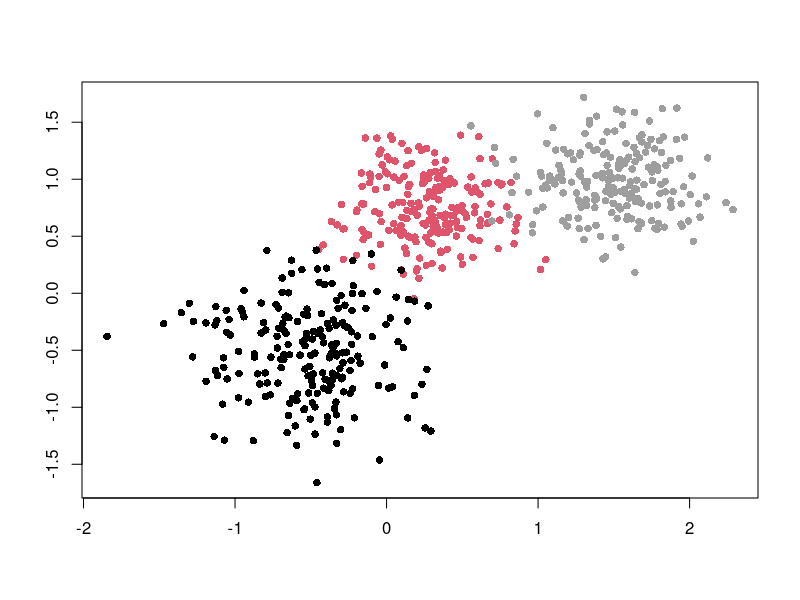
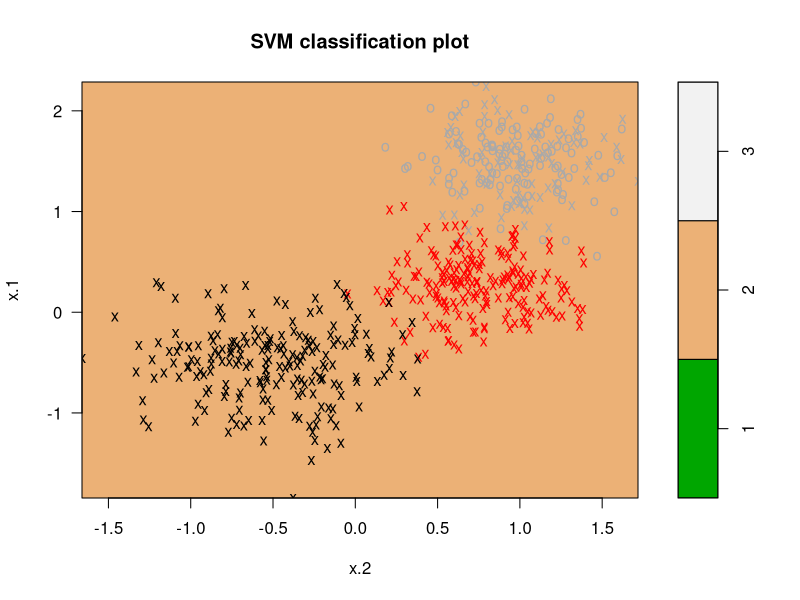
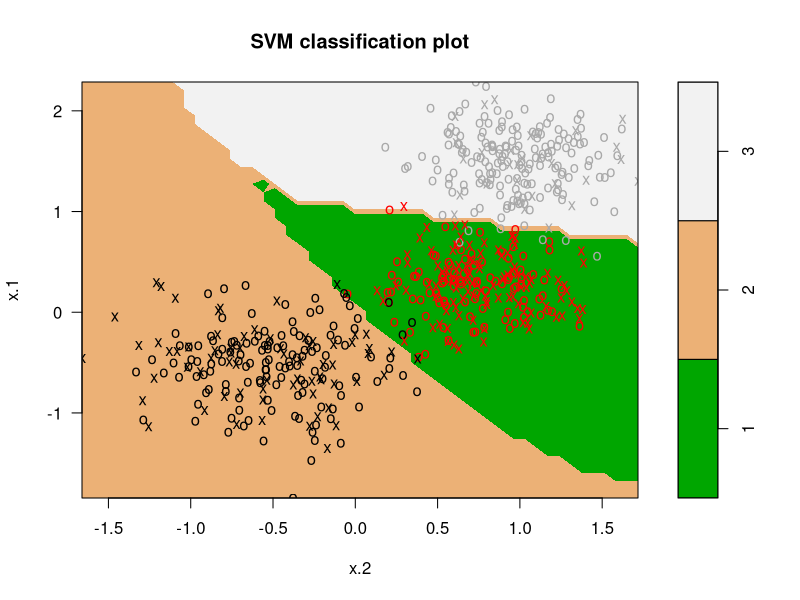
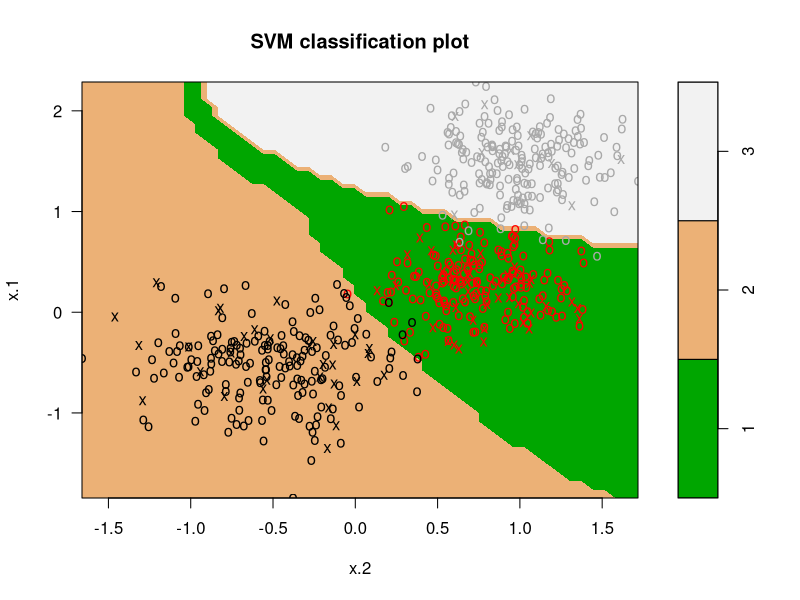
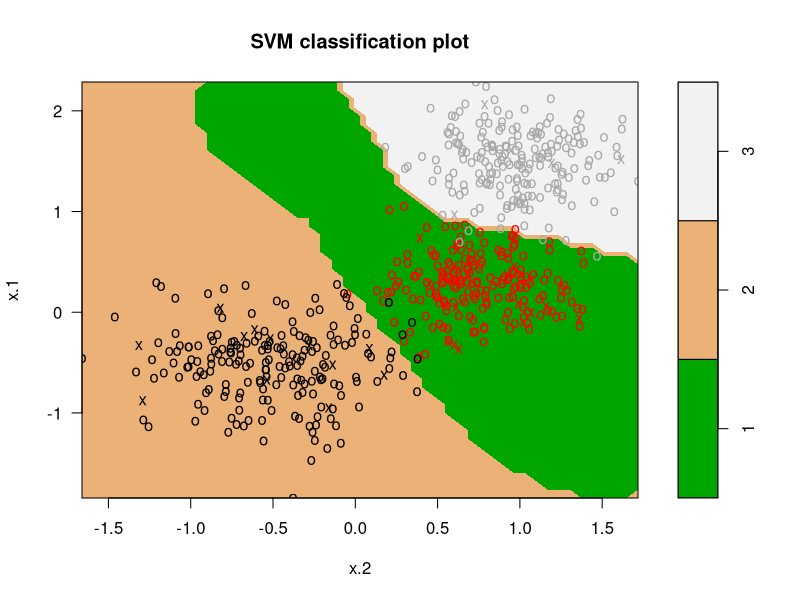
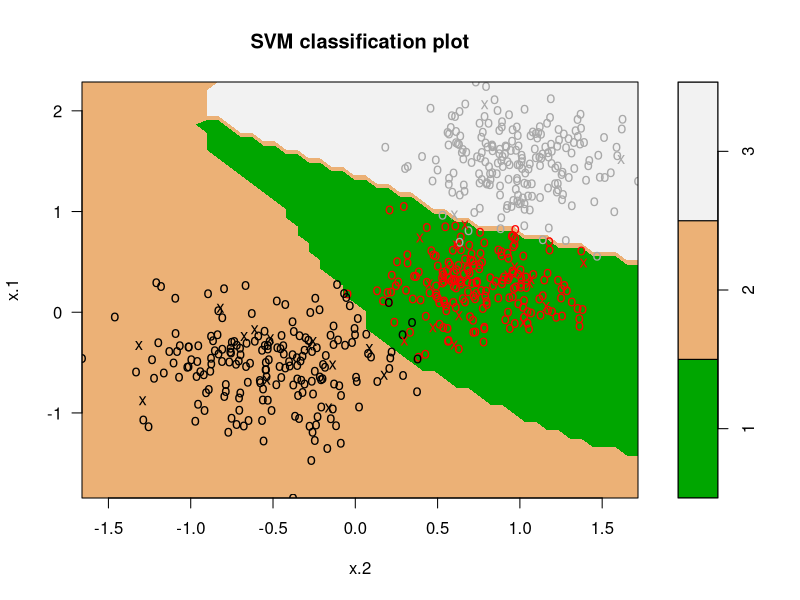
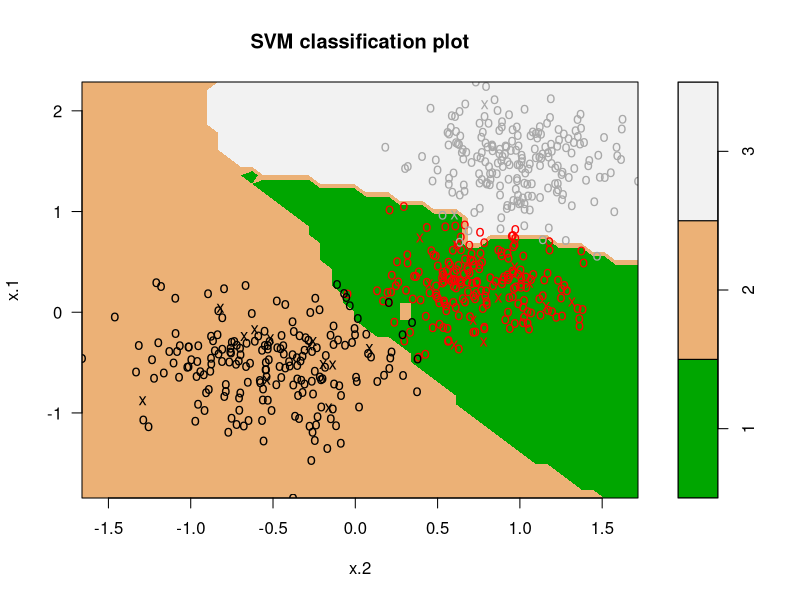
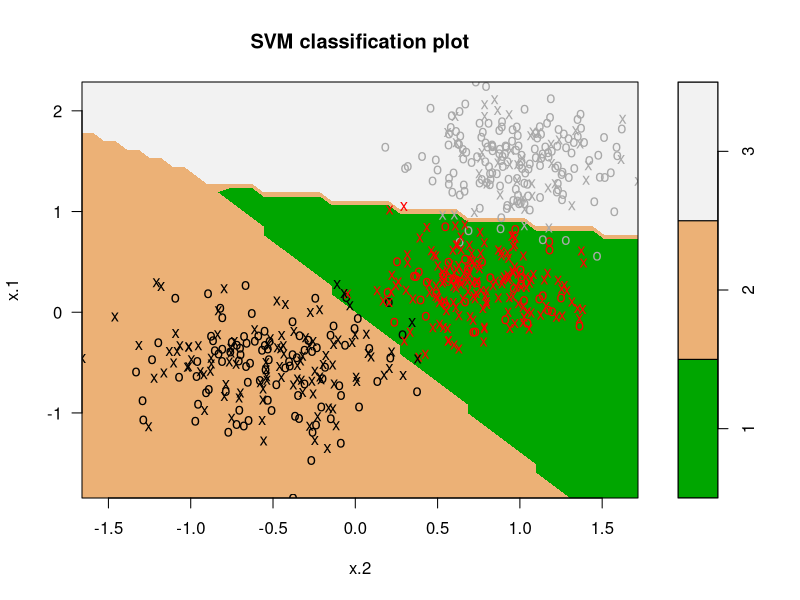

Here is the R script that generated these plots, in order: (Note: this script raises an error after producing the figures.)
# Julia Andronowitz
# Classification Methods Using Support Vector Machines
# Support Vector Machine


# loading svm library (run first line if not installed)
# install.packages("e1071")
library(e1071)

# defining the hyperplane function
hyperplane <- function(P,data,x,z=0) {
  alphas <- -1*P$coefs
  svs <- data[P$index,]
  c <- P$rho - z
  a <- sum(t(alphas)*data[P$index,][1])
  b <- sum(t(alphas)*data[P$index,][2])
  (-c-a*x)/b
}

# defining hyperplane function that returns a,b,c values
hyperplane_vals <- function(P,data,x,z=0) {
  alphas <- -1*P$coefs
  svs <- data[P$index,]
  c <- P$rho - z
  a <- sum(t(alphas)*data[P$index,][1])
  b <- sum(t(alphas)*data[P$index,][2])
  (-c-a*x)/b
  cat(a,b,c)
}

# setting initial number of observations in each set
n <- 200

# calculating x-variable using three randomly generated sets with overlap
set.seed(1000)

svmdatax1a <- matrix(rnorm(n, 0.25,0.3), ncol=1)
svmdatax1b <- matrix(rnorm(n,0.75,0.3), ncol=1)
svmdatax1 <- cbind(svmdatax1a,svmdatax1b)

svmdatax2 <- matrix(rnorm(n*2,-0.5,0.4), ncol=2)

svmdatax3a <- matrix(rnorm(n,1.5,0.3), ncol=1)
svmdatax3b <- matrix(rnorm(n,1,0.3), ncol=1)
svmdatax3 <- cbind(svmdatax3a,svmdatax3b)

svmdatax <- rbind(svmdatax1,svmdatax2,svmdatax3)

# assigning labels to both classes
svmdatay <- c(rep(1,n), rep(2,n), rep(3,n))

# plotting the data
plot(svmdatax, col=(11-svmdatay),xlab="",ylab="",pch=16)

# creating data frame 
svmdata <- data.frame (x = svmdatax, y = factor(svmdatay))

# splitting into training and test data
library(caTools)
set.seed(100)

# using 80% of the data in the training set and the other 20% in the test set
sample <- sample.split(svmdata$x.1, SplitRatio = 0.8)
train  <- subset(svmdata, sample == TRUE)
test   <- subset(svmdata, sample == FALSE)

# using different costs
svmfit.001 <- svm (y~., data = train , kernel="radial", cost = 0.001, scale = FALSE)
svmfit.1 <- svm (y~., data = train , kernel="radial", cost = 0.1, scale = FALSE)
svmfit1 <- svm (y~., data = train , kernel="radial", cost = 1, scale = FALSE)
svmfit1000 <- svm (y~., data = train , kernel="radial", cost = 1000, scale = FALSE)
svmfit100000 <- svm (y~., data = train , kernel="radial", cost = 100000, scale = FALSE)
svmfit10000000 <- svm (y~., data = train , kernel="radial", cost = 10000000, scale = FALSE)

# plots of different costs
plot(svmfit.001,svmdata,color.palette = terrain.colors,symbolPalette = c("red","black","darkgray"))
plot(svmfit.1,svmdata,color.palette = terrain.colors,symbolPalette = c("red","black","darkgray"))
plot(svmfit1,svmdata,color.palette = terrain.colors,symbolPalette = c("red","black","darkgray"))
plot(svmfit1000,svmdata,color.palette = terrain.colors,symbolPalette = c("red","black","darkgray"))
plot(svmfit100000,svmdata,color.palette = terrain.colors,symbolPalette = c("red","black","darkgray"))
plot(svmfit10000000,svmdata,color.palette = terrain.colors,symbolPalette = c("red","black","darkgray"))

# using different gammas
svmfit.01g <- svm (y~., data = train , kernel="radial", cost = 1, gamma = 0.01, scale = FALSE)
svmfit.1g <- svm (y~., data = train , kernel="radial", cost = 1, gamma = 0.1, scale = FALSE)
svmfit1g <- svm (y~., data = train , kernel="radial", cost = 1, gamma = 1, scale = FALSE)
svmfit10g <- svm (y~., data = train , kernel="radial", cost = 1, gamma = 10, scale = FALSE)
svmfit100g <- svm (y~., data = train , kernel="radial", cost = 1, gamma = 100, scale = FALSE)
svmfit1000g <- svm (y~., data = train , kernel="radial", cost = 1, gamma = 1000, scale = FALSE)

# plots of different gammas
plot(svmfit.01g,svmdata,color.palette = terrain.colors,symbolPalette = c("red","black","darkgray"))
plot(svmfit.1g,svmdata,color.palette = terrain.colors,symbolPalette = c("red","black","darkgray"))
plot(svmfit1g,svmdata,color.palette = terrain.colors,symbolPalette = c("red","black","darkgray"))
plot(svmfit10g,svmdata,color.palette = terrain.colors,symbolPalette = c("red","black","darkgray"))
plot(svmfit100g,svmdata,color.palette = terrain.colors,symbolPalette = c("red","black","darkgray"))
plot(svmfit1000g,svmdata,color.palette = terrain.colors,symbolPalette = c("red","black","darkgray"))

# using tune function to find the best model
tune <- tune(svm, y~., data = train, 
             ranges = list(gamma = c(2^(-2:10),1^(-2:10)), cost = c(2^(-2:10),1^(-2:10))), tunecontrol = tune.control(sampling = "fix"))

tune$best.parameters
tune$best.performance

# tune$performances
    # run to see individual performances

# computing svm function with best gamma and cost
svmfit <- svm (y~., data = train , kernel = "radial", cost = 2, gamma = 4, scale = FALSE)

# looking at statistics
summary(svmfit)
svmfit$index
svmfit$rho
svmfit$coefs

# predicting the test set
y_pred <- predict(svmfit, newdata = test[-3])

# viewing the confusion matrix; 3 misclassified points
cm = table(test[,3], y_pred)
cm

# plotting svm function graph
plot(svmfit,svmdata,color.palette = terrain.colors,symbolPalette = c("red","black","darkgray"))


# exploration; looking at how a,b,c values differ 
hyperplane(svmfit,svmdata,svmdatax)
hyperplane(svmfit1,svmdata,svmdatax)
hyperplane(svmfit1000000,svmdata,svmdatax)


help(tune)
help(svm)
